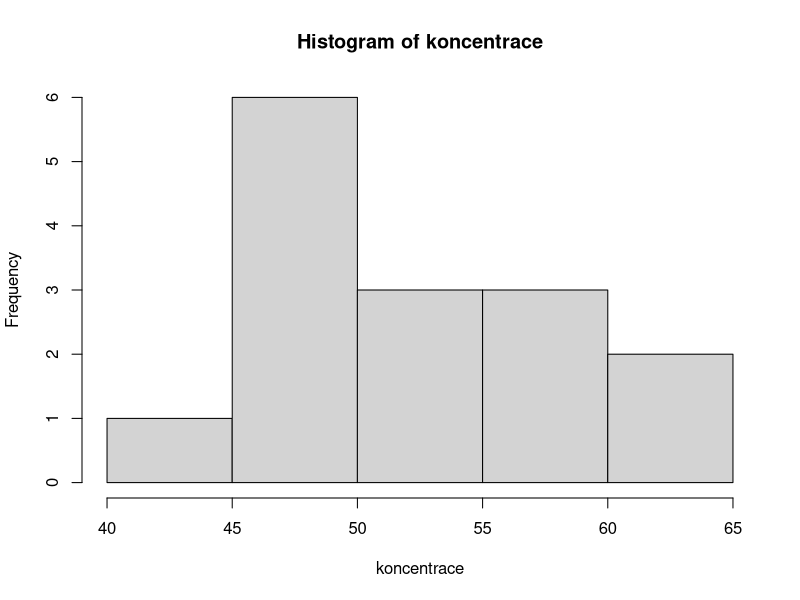

Source code (R):
################################################################################
## KIKM/PSTI: cviceni 10 - Intervalove odhady
################################################################################

## -----------------------------------------------------------------------------
# Intervalove odhady: prehled
## -----------------------------------------------------------------------------

## A) Intervalovy odhad PODILU

# -> pouzivame kvantily NORMOVANEHO NORMALNIHO ROZDELENI
# -> oboustranny interval: kvantil u(1-alfa/2)
# -> pravostranny/levostranny interval: kvantil u(1-alfa)

# Pravostranny interval:
# ( - nekonecno, p + u(1-alfa)*sqrt(p(1-p)/n))


# Levostranny interval:
# (p - u(1-alfa)*sqrt(p(1-p)/n), nekonecno)


# Oboustranny interval:
# (p - u(1-alfa/2)*sqrt(p(1-p)/n), p + u(1-alfa/2)*sqrt(p(1-p)/n))




## B) Intervalovy odhad STREDNI HODNOTY

# uvazujeme 2 situace:
#   - ZNAME parametr sigma -> kvantily NORMOVANEHO NORMALNIHO rozdeleni
#   - NEZNAME parametr sigma -> kvantily STUDENTOVA rozdeleni

# B1) Zname parametr sigma

# Pravostranny interval:
# ( - nekonecno, prum + u(1-alfa)*sigma/sqrt(n))


# Levostranny interval:
# (prum - u(1-alfa)*sigma/sqrt(n), nekonecno)


# Oboustranny interval:
# (prum - u(1-alfa/1)*sigma/sqrt(n), prum + u(1-alfa/2)*sigma/sqrt(n))


# B2) Nezname parametr sigma

# pouzijeme vyberovou smerodatnou odchylku -> s

# Pravostranny interval:
# ( - nekonecno, prum + t(n-1)*s/sqrt(n))


# Levostranny interval:
# (prum - t(n-1)*s/sqrt(n), nekonecno)

# Oboustranny interval:
# (prum - t(n-1)*s/sqrt(n), prum + t(n-1)*s/sqrt(n))



## -----------------------------------------------------------------------------
# Intervalovy odhad podilu
## -----------------------------------------------------------------------------

## Priklad 1:
# Politicka strana se rozhodla udelat pred volbami pruzkum preferenci. Z celkoveho
# poctu 1000 respondentu by tuto stranu volilo celkem 71 volicu. Aby se strana dostala
# do parlamentu, musi ji volit vice nez 5% volicu.
# Stanovte LEVOSTRANNY interval spolehlivost, spolehlivost = 99%.

n <- 1000
k <- 71
p <- k/n

alfa <- 0.01
kvantil <- qnorm(1-alfa)
lower <- p - kvantil * sqrt((p*(1-p))/n)

upper <- Inf

interval <- c(lower, upper)
round(interval, 3)


## Priklad 2:
# Sledujeme uspesnost studentu u zkousky. Vime, ze zkousku celkem skladalo 100 studentu.
# z nich uspelo 35.
# Urcete PRAVOSTRANNY interval spolehlivosti, spolehlivost 95%.

n <- 100
k <- 35
p <- k/n 
alfa <- 0.05

kvantil <- qnorm(1-alfa)
lower <- -Inf
upper<- p + kvantil * sqrt((p*(1-p))/n)

interval <- c(lower, upper)
round(interval, 3)


## Priklad 3:
# Vyrobce cigaret provadel behem nekolika let pruzkum. Ptali se celkem 10000 lidi, zda
# na otazku "Dali jste si minuly tyden alespon 1 cigaretu?". Podil kladnych odpovedi cinil
# celkem 27%.
# Sestrojte OBOUSTRANNY interval spolehlivost pro podil kuraku, spolehlivost = 95%.

n <- 10000
k <- n * 0.27

p <- k/n
alfa <- 0.05

kvantil <- qnorm(1-(alfa/2))
lower <- p - kvantil * sqrt((p*(1-p))/n)
upper <- p + kvantil * sqrt((p*(1-p))/n)

interval <- c(lower, upper)
round(interval, 3)

rm(list=ls())

## -----------------------------------------------------------------------------
# Intervalovy odhad stredni hodnoty
## -----------------------------------------------------------------------------


## Priklad 1: NEZNAME SIGMA
# Urcete OBOUSTRANNY interval spolehlivost pro stredni hodnotu normalniho rozdeleni.
# Vime, ze pro vyber hodnot Xi o velikost n = 30 byl spocten vyberovy prumer (45) a vyberova smerodatna
# odchylka (6.7)
# Pozadovana spolehlivost: 0.99

# -> NEZNAME sigma -> kvantily Studentova rozdeleni

n <- 30
prum <- 45
smodch <- 6.7
alfa <- 0.01

kvantil <- qt(1-alfa/2, df = (n-1))

lower <- prum - kvantil * smodch/sqrt(n)
upper <- prum + kvantil * smodch/sqrt(n)

interval <- c(lower, upper)
round(interval, 3)

## Priklad 2: ZNAME SIGMA
# Urcete LEVOSTRANNY interval spolehlivosti pro stredni hodnotu normalniho rozdeleni.
# Pro vyber hodnot Xi o velikosti n = 12 byl spocten vyberovy prumer (105) a zname parametr sigma (15).
# Pozadovana spolehlivost: 0.99

# -> ZNAME sigma -> kvantily normovaneho normalniho rozdeleni

n <- 12
prum <- 105 
sigma <- 15
alfa <- 0.01

kvantil <- qnorm(1-alfa)

lower <- prum - kvantil * (sigma/sqrt(n))
upper <- Inf

interval <- c(lower, upper)
round(interval, 3)




## Priklad 3: ZNAME SIGMA
# Uvazujme, ze vysledky IQ testu 50 ruznych osob. Uvadi se, ze hodnota IQ v populaci se ridi normalnim rozdelenim 
# se stredni hodnotou 100 a se smerodatnou odchylkou 15.
# Urcete OBOUSTRANNY interval spolehlivosti pro stredni hodnotu se spolehlivosti 95%.

# -> ZNAME sigma -> kvantily normovaneho normalniho rozdeleni

IQ <- c(88,103, 111,  77, 104, 105 , 94 , 95 , 94 , 91 , 95 , 90 , 92 ,101 ,110 ,
        99 , 95 , 91 , 92, 124, 101 , 95 , 96, 105, 93 , 86, 106 , 90, 100 , 91 ,
        111 , 95 , 93 , 95 , 84 , 88 , 78 , 87 , 97 , 95, 114 , 89,91 , 97 , 90 , 90 ,
        89 , 87, 95, 99)

n <- length(IQ)
prum <- mean(IQ)
alfa <- 0.05
sigma <- 15

kvantil <- qnorm(1-alfa/2)

lower <- prum - kvantil * sigma/sqrt(n)
upper <- prum + kvantil * sigma/sqrt(n)

interval <- c(lower, upper)
round(interval, 3)



## Priklad 4:
# Vyrobce aut uvadi, ze prumerna spotreba daneho modelu na 100km je 7.3l.
# Spotreba benzinu byla testovana na celkem 150 autech. 
# Predpokladejme, ze spotreba benzinu ma normalni rozdeleni.
# Urcete OBOUSTRANNY interval spolehlivosti pro spotrebu benzinu, spolehlivost = 0.95

# NEZNAME sigma -> kvantily Studentova rozdeleni

# modelujeme 150 spotreb:
set.seed(1234)
auta <- round(rnorm(150, mean = 7.3, sd = 0.92),2)
auta 

n <- 150
alfa <- 0.05
prum <- mean(auta)
smodch <- sd(auta)

kvantil <- qt(1-alfa/2, df = n-1)
lower <- prum - kvantil * smodch/sqrt(n)
upper <- prum + kvantil * smodch/sqrt(n)

intervaly <- c(lower, upper)
round(intervaly, 3)




## Priklad 5:
# Vyzkumny tym analyzuje mnozstvi urciteho kovu v odebranych vzorcich z reky, kde dochazi k prumyslovemu znecisteni.
# Bylo odebrano 15 vzorku vody, ve kterych byla merena koncentrace kovu (v mg/l).
# Cilem je odhadnout maximalni moznou prumernou koncentraci kovu v rece pri zvolene spolehlivosti 95%.

n <- 15  
koncentrace <- c(56.85479, 47.17651, 51.81564, 53.16431, 52.02134, 49.46938, 57.55761, 49.52670, 60.09212,
                    49.68643, 56.52435, 61.43323, 43.05570, 48.60606, 49.33339)
hist(koncentrace)
alfa <- 0.05
prum <- mean(koncentrace)
smodch <- sd(koncentrace)

kvantil <- qt(1-alfa, df = n-1)
lower <- -Inf
upper <- prum + kvantil * smodch/sqrt(n)

intervaly <- c(lower, upper)
round(intervaly, 3)






